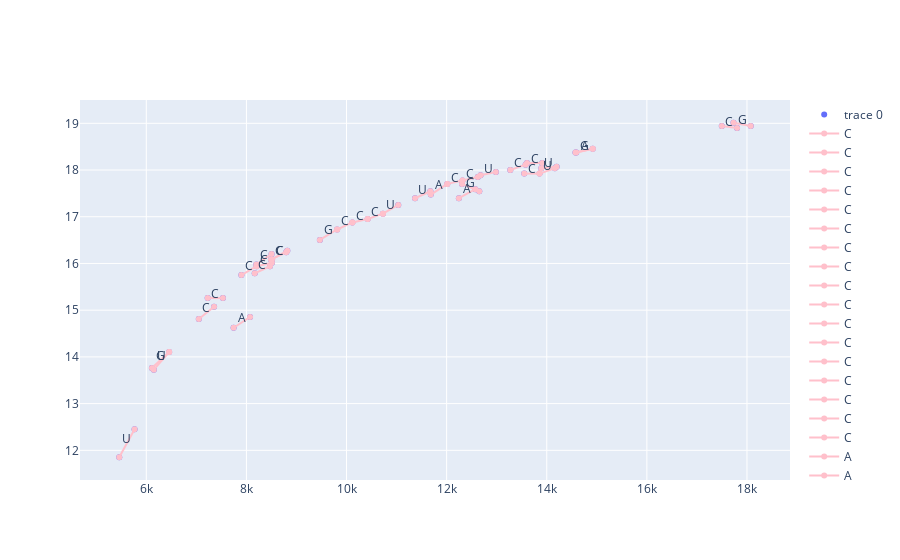
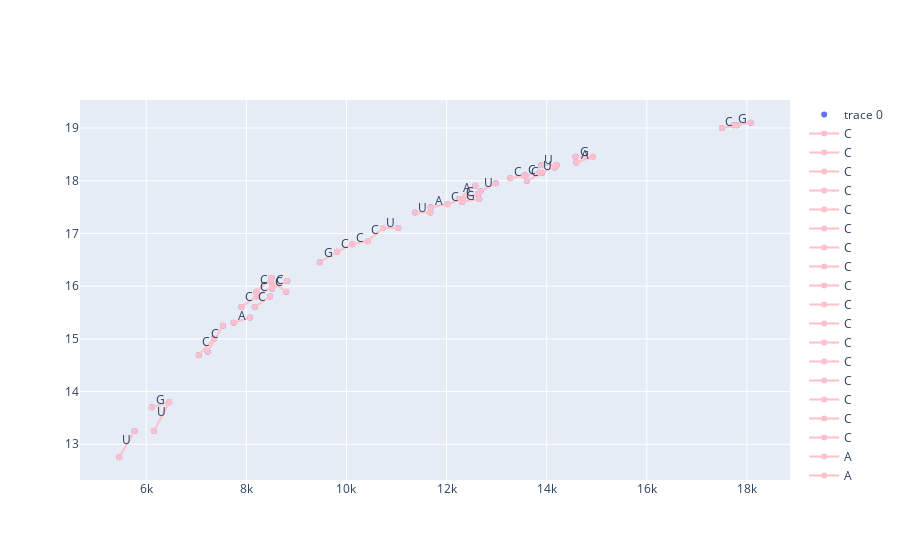

The cell these charts' notebook holds for them, in order:
### Code cell
plotly_basecalling(*bcr_l)
plotly_basecalling(*bcr_r)

### Figure 1 — Plotly figure (JSON) as saved in the notebook; plotly's stock layout.template omitted (floating-point values rounded to 4 significant figures)
{"data": [{"mode": "markers", "type": "scatter", "x": [8198.0, 7049.0, 8510.0, 5460.0, 8166.0, 5766.0, 14920.0, 6457.0, 8490.0, 8795.0, 8503.0, 14200.0, 6151.0, 7744.0, 13610.0, 7531.0, 12570.0, 14590.0, 11680.0, 12310.0, 12620.0, 8205.0, 8512.0, 10730.0, 9812.0, 8471.0, 17730.0, 7354.0, 10420.0, 13270.0, 12320.0, 13910.0, 11680.0, 11370.0, 6112.0, 12980.0, 8817.0, 7226.0, 13890.0, 13580.0, 12240.0, 9467.0, 12010.0, 14570.0, 11030.0, 12680.0, 13550.0, 12650.0, 7900.0, 17800.0, 17500.0, 10120.0, 8073.0, 13860.0, 18080.0, 14160.0], "y": [15.98, 14.81, 16.01, 11.85, 15.79, 12.45, 18.45, 14.1, 16.09, 16.24, 16.2, 18.07, 13.73, 14.62, 18.15, 15.26, 17.59, 18.38, 17.47, 17.7, 17.85, 15.94, 16.09, 17.07, 16.73, 15.94, 19.01, 15.07, 16.95, 18.0, 17.77, 18.15, 17.55, 17.4, 13.76, 17.96, 16.27, 15.26, 18.04, 18.11, 17.4, 16.5, 17.7, 18.38, 17.25, 17.89, 17.92, 17.55, 15.75, 18.9, 18.94, 16.88, 14.85, 17.92, 18.94, 18.04]}, {"line": {"color": "pink"}, "mode": "lines+markers", "name": "C", "type": "scatter", "x": [8490.0, 8795.0], "y": [16.09, 16.24]}, {"line": {"color": "pink"}, "mode": "lines+markers", "name": "C", "type": "scatter", "x": [7531.0, 7226.0], "y": [15.26, 15.26]}, {"line": {"color": "pink"}, "mode": "lines+markers", "name": "C", "type": "scatter", "x": [12620.0, 12320.0], "y": [17.85, 17.77]}, {"line": {"color": "pink"}, "mode": "lines+markers", "name": "C", "type": "scatter", "x": [8205.0, 7900.0], "y": [15.94, 15.75]}, {"line": {"color": "pink"}, "mode": "lines+markers", "name": "C", "type": "scatter", "x": [10730.0, 10420.0], "y": [17.07, 16.95]}, {"line": {"color": "pink"}, "mode": "lines+markers", "name": "C", "type": "scatter", "x": [8166.0, 8471.0], "y": [15.79, 15.94]}, {"line": {"color": "pink"}, "mode": "lines+markers", "name": "C", "type": "scatter", "x": [10420.0, 10120.0], "y": [16.95, 16.88]}, {"line": {"color": "pink"}, "mode": "lines+markers", "name": "C", "type": "scatter", "x": [12320.0, 12010.0], "y": [17.77, 17.7]}, {"line": {"color": "pink"}, "mode": "lines+markers", "name": "C", "type": "scatter", "x": [8512.0, 8817.0], "y": [16.09, 16.27]}, {"line": {"color": "pink"}, "mode": "lines+markers", "name": "C", "type": "scatter", "x": [13270.0, 13580.0], "y": [18.0, 18.11]}, {"line": {"color": "pink"}, "mode": "lines+markers", "name": "C", "type": "scatter", "x": [17800.0, 17500.0], "y": [18.9, 18.94]}, {"line": {"color": "pink"}, "mode": "lines+markers", "name": "C", "type": "scatter", "x": [9812.0, 10120.0], "y": [16.73, 16.88]}, {"line": {"color": "pink"}, "mode": "lines+markers", "name": "C", "type": "scatter", "x": [13550.0, 13860.0], "y": [17.92, 17.92]}, {"line": {"color": "pink"}, "mode": "lines+markers", "name": "C", "type": "scatter", "x": [8510.0, 8205.0], "y": [16.01, 15.94]}, {"line": {"color": "pink"}, "mode": "lines+markers", "name": "C", "type": "scatter", "x": [8198.0, 8503.0], "y": [15.98, 16.2]}, {"line": {"color": "pink"}, "mode": "lines+markers", "name": "C", "type": "scatter", "x": [7049.0, 7354.0], "y": [14.81, 15.07]}, {"line": {"color": "pink"}, "mode": "lines+markers", "name": "C", "type": "scatter", "x": [13610.0, 13910.0], "y": [18.15, 18.15]}, {"line": {"color": "pink"}, "mode": "lines+markers", "name": "A", "type": "scatter", "x": [12570.0, 12240.0], "y": [17.59, 17.4]}, {"line": {"color": "pink"}, "mode": "lines+markers", "name": "A", "type": "scatter", "x": [11680.0, 12010.0], "y": [17.47, 17.7]}, {"line": {"color": "pink"}, "mode": "lines+markers", "name": "A", "type": "scatter", "x": [7744.0, 8073.0], "y": [14.62, 14.85]}, {"line": {"color": "pink"}, "mode": "lines+markers", "name": "A", "type": "scatter", "x": [14920.0, 14590.0], "y": [18.45, 18.38]}, {"line": {"color": "pink"}, "mode": "lines+markers", "name": "G", "type": "scatter", "x": [9812.0, 9467.0], "y": [16.73, 16.5]}, {"line": {"color": "pink"}, "mode": "lines+markers", "name": "G", "type": "scatter", "x": [12310.0, 12650.0], "y": [17.7, 17.55]}, {"line": {"color": "pink"}, "mode": "lines+markers", "name": "G", "type": "scatter", "x": [17730.0, 18080.0], "y": [19.01, 18.94]}, {"line": {"color": "pink"}, "mode": "lines+markers", "name": "G", "type": "scatter", "x": [14920.0, 14570.0], "y": [18.45, 18.38]}, {"line": {"color": "pink"}, "mode": "lines+markers", "name": "G", "type": "scatter", "x": [6457.0, 6112.0], "y": [14.1, 13.76]}, {"line": {"color": "pink"}, "mode": "lines+markers", "name": "U", "type": "scatter", "x": [5460.0, 5766.0], "y": [11.85, 12.45]}, {"line": {"color": "pink"}, "mode": "lines+markers", "name": "U", "type": "scatter", "x": [12980.0, 12680.0], "y": [17.96, 17.89]}, {"line": {"color": "pink"}, "mode": "lines+markers", "name": "U", "type": "scatter", "x": [10730.0, 11030.0], "y": [17.07, 17.25]}, {"line": {"color": "pink"}, "mode": "lines+markers", "name": "U", "type": "scatter", "x": [13860.0, 14160.0], "y": [17.92, 18.04]}, {"line": {"color": "pink"}, "mode": "lines+markers", "name": "U", "type": "scatter", "x": [6457.0, 6151.0], "y": [14.1, 13.73]}, {"line": {"color": "pink"}, "mode": "lines+markers", "name": "U", "type": "scatter", "x": [14200.0, 13890.0], "y": [18.07, 18.04]}, {"line": {"color": "pink"}, "mode": "lines+markers", "name": "U", "type": "scatter", "x": [11680.0, 11370.0], "y": [17.55, 17.4]}], "layout": {"annotations": [{"arrowhead": 1, "showarrow": false, "text": "C", "x": 8643.0, "y": 16.16, "yshift": 5}, {"arrowhead": 1, "showarrow": false, "text": "C", "x": 7378.0, "y": 15.26, "yshift": 5}, {"arrowhead": 1, "showarrow": false, "text": "C", "x": 12470.0, "y": 17.81, "yshift": 5}, {"arrowhead": 1, "showarrow": false, "text": "C", "x": 8052.0, "y": 15.85, "yshift": 5}, {"arrowhead": 1, "showarrow": false, "text": "C", "x": 10570.0, "y": 17.01, "yshift": 5}, {"arrowhead": 1, "showarrow": false, "text": "C", "x": 8319.0, "y": 15.86, "yshift": 5}, {"arrowhead": 1, "showarrow": false, "text": "C", "x": 10270.0, "y": 16.91, "yshift": 5}, {"arrowhead": 1, "showarrow": false, "text": "C", "x": 12170.0, "y": 17.74, "yshift": 5}, {"arrowhead": 1, "showarrow": false, "text": "C", "x": 8665.0, "y": 16.18, "yshift": 5}, {"arrowhead": 1, "showarrow": false, "text": "C", "x": 13430.0, "y": 18.06, "yshift": 5}, {"arrowhead": 1, "showarrow": false, "text": "C", "x": 17650.0, "y": 18.92, "yshift": 5}, {"arrowhead": 1, "showarrow": false, "text": "C", "x": 9965.0, "y": 16.8, "yshift": 5}, {"arrowhead": 1, "showarrow": false, "text": "C", "x": 13700.0, "y": 17.92, "yshift": 5}, {"arrowhead": 1, "showarrow": false, "text": "C", "x": 8358.0, "y": 15.98, "yshift": 5}, {"arrowhead": 1, "showarrow": false, "text": "C", "x": 8351.0, "y": 16.09, "yshift": 5}, {"arrowhead": 1, "showarrow": false, "text": "C", "x": 7201.0, "y": 14.94, "yshift": 5}, {"arrowhead": 1, "showarrow": false, "text": "C", "x": 13760.0, "y": 18.15, "yshift": 5}, {"arrowhead": 1, "showarrow": false, "text": "A", "x": 12410.0, "y": 17.49, "yshift": 5}, {"arrowhead": 1, "showarrow": false, "text": "A", "x": 11850.0, "y": 17.59, "yshift": 5}, {"arrowhead": 1, "showarrow": false, "text": "A", "x": 7909.0, "y": 14.74, "yshift": 5}, {"arrowhead": 1, "showarrow": false, "text": "A", "x": 14750.0, "y": 18.41, "yshift": 5}, {"arrowhead": 1, "showarrow": false, "text": "G", "x": 9640.0, "y": 16.62, "yshift": 5}, {"arrowhead": 1, "showarrow": false, "text": "G", "x": 12480.0, "y": 17.62, "yshift": 5}, {"arrowhead": 1, "showarrow": false, "text": "G", "x": 17900.0, "y": 18.98, "yshift": 5}, {"arrowhead": 1, "showarrow": false, "text": "G", "x": 14750.0, "y": 18.41, "yshift": 5}, {"arrowhead": 1, "showarrow": false, "text": "G", "x": 6284.0, "y": 13.93, "yshift": 5}, {"arrowhead": 1, "showarrow": false, "text": "U", "x": 5613.0, "y": 12.15, "yshift": 5}, {"arrowhead": 1, "showarrow": false, "text": "U", "x": 12830.0, "y": 17.92, "yshift": 5}, {"arrowhead": 1, "showarrow": false, "text": "U", "x": 10880.0, "y": 17.16, "yshift": 5}, {"arrowhead": 1, "showarrow": false, "text": "U", "x": 14010.0, "y": 17.98, "yshift": 5}, {"arrowhead": 1, "showarrow": false, "text": "U", "x": 6304.0, "y": 13.91, "yshift": 5}, {"arrowhead": 1, "showarrow": false, "text": "U", "x": 14040.0, "y": 18.05, "yshift": 5}, {"arrowhead": 1, "showarrow": false, "text": "U", "x": 11520.0, "y": 17.47, "yshift": 5}]}}

### Figure 2 — Plotly figure (JSON) as saved in the notebook; plotly's stock layout.template omitted (floating-point values rounded to 4 significant figures)
{"data": [{"mode": "markers", "type": "scatter", "x": [6152.0, 13550.0, 8491.0, 14590.0, 10120.0, 12310.0, 11680.0, 13580.0, 13860.0, 13610.0, 8206.0, 7227.0, 12620.0, 11370.0, 10730.0, 12680.0, 12250.0, 12010.0, 12320.0, 13910.0, 8472.0, 7050.0, 14570.0, 5767.0, 18080.0, 14200.0, 17730.0, 13890.0, 14160.0, 5461.0, 8513.0, 6458.0, 12570.0, 7745.0, 17800.0, 6113.0, 11030.0, 8199.0, 8511.0, 8796.0, 14920.0, 12980.0, 10420.0, 7532.0, 9813.0, 8818.0, 8167.0, 11680.0, 13270.0, 7355.0, 8074.0, 12650.0, 8504.0, 17500.0, 9468.0, 7901.0], "y": [13.25, 18.1, 16.1, 18.35, 16.79, 17.6, 17.5, 18.1, 18.15, 18.0, 15.8, 14.75, 17.75, 17.4, 17.1, 17.8, 17.65, 17.55, 17.65, 18.15, 15.8, 14.7, 18.45, 13.25, 19.1, 18.3, 19.05, 18.3, 18.25, 12.75, 15.95, 13.8, 17.9, 15.3, 19.05, 13.7, 17.1, 15.89, 16.0, 15.89, 18.45, 17.95, 16.85, 15.25, 16.65, 16.1, 15.61, 17.4, 18.05, 15.0, 15.41, 17.65, 16.15, 19.0, 16.45, 15.61]}, {"line": {"color": "pink"}, "mode": "lines+markers", "name": "C", "type": "scatter", "x": [13580.0, 13270.0], "y": [18.1, 18.05]}, {"line": {"color": "pink"}, "mode": "lines+markers", "name": "C", "type": "scatter", "x": [8206.0, 7901.0], "y": [15.8, 15.61]}, {"line": {"color": "pink"}, "mode": "lines+markers", "name": "C", "type": "scatter", "x": [10730.0, 10420.0], "y": [17.1, 16.85]}, {"line": {"color": "pink"}, "mode": "lines+markers", "name": "C", "type": "scatter", "x": [12010.0, 12320.0], "y": [17.55, 17.65]}, {"line": {"color": "pink"}, "mode": "lines+markers", "name": "C", "type": "scatter", "x": [8472.0, 8167.0], "y": [15.8, 15.61]}, {"line": {"color": "pink"}, "mode": "lines+markers", "name": "C", "type": "scatter", "x": [17800.0, 17500.0], "y": [19.05, 19.0]}, {"line": {"color": "pink"}, "mode": "lines+markers", "name": "C", "type": "scatter", "x": [8206.0, 8511.0], "y": [15.8, 16.0]}, {"line": {"color": "pink"}, "mode": "lines+markers", "name": "C", "type": "scatter", "x": [8491.0, 8796.0], "y": [16.1, 15.89]}, {"line": {"color": "pink"}, "mode": "lines+markers", "name": "C", "type": "scatter", "x": [10120.0, 10420.0], "y": [16.79, 16.85]}, {"line": {"color": "pink"}, "mode": "lines+markers", "name": "C", "type": "scatter", "x": [7227.0, 7532.0], "y": [14.75, 15.25]}, {"line": {"color": "pink"}, "mode": "lines+markers", "name": "C", "type": "scatter", "x": [8513.0, 8818.0], "y": [15.95, 16.1]}, {"line": {"color": "pink"}, "mode": "lines+markers", "name": "C", "type": "scatter", "x": [7050.0, 7355.0], "y": [14.7, 15.0]}, {"line": {"color": "pink"}, "mode": "lines+markers", "name": "C", "type": "scatter", "x": [8199.0, 8504.0], "y": [15.89, 16.15]}, {"line": {"color": "pink"}, "mode": "lines+markers", "name": "C", "type": "scatter", "x": [10120.0, 9813.0], "y": [16.79, 16.65]}, {"line": {"color": "pink"}, "mode": "lines+markers", "name": "C", "type": "scatter", "x": [13550.0, 13860.0], "y": [18.1, 18.15]}, {"line": {"color": "pink"}, "mode": "lines+markers", "name": "C", "type": "scatter", "x": [12620.0, 12320.0], "y": [17.75, 17.65]}, {"line": {"color": "pink"}, "mode": "lines+markers", "name": "C", "type": "scatter", "x": [13610.0, 13910.0], "y": [18.0, 18.15]}, {"line": {"color": "pink"}, "mode": "lines+markers", "name": "A", "type": "scatter", "x": [12250.0, 12570.0], "y": [17.65, 17.9]}, {"line": {"color": "pink"}, "mode": "lines+markers", "name": "A", "type": "scatter", "x": [14590.0, 14920.0], "y": [18.35, 18.45]}, {"line": {"color": "pink"}, "mode": "lines+markers", "name": "A", "type": "scatter", "x": [7745.0, 8074.0], "y": [15.3, 15.41]}, {"line": {"color": "pink"}, "mode": "lines+markers", "name": "A", "type": "scatter", "x": [11680.0, 12010.0], "y": [17.5, 17.55]}, {"line": {"color": "pink"}, "mode": "lines+markers", "name": "G", "type": "scatter", "x": [18080.0, 17730.0], "y": [19.1, 19.05]}, {"line": {"color": "pink"}, "mode": "lines+markers", "name": "G", "type": "scatter", "x": [6458.0, 6113.0], "y": [13.8, 13.7]}, {"line": {"color": "pink"}, "mode": "lines+markers", "name": "G", "type": "scatter", "x": [14570.0, 14920.0], "y": [18.45, 18.45]}, {"line": {"color": "pink"}, "mode": "lines+markers", "name": "G", "type": "scatter", "x": [9813.0, 9468.0], "y": [16.65, 16.45]}, {"line": {"color": "pink"}, "mode": "lines+markers", "name": "G", "type": "scatter", "x": [12310.0, 12650.0], "y": [17.6, 17.65]}, {"line": {"color": "pink"}, "mode": "lines+markers", "name": "U", "type": "scatter", "x": [5767.0, 5461.0], "y": [13.25, 12.75]}, {"line": {"color": "pink"}, "mode": "lines+markers", "name": "U", "type": "scatter", "x": [14200.0, 13890.0], "y": [18.3, 18.3]}, {"line": {"color": "pink"}, "mode": "lines+markers", "name": "U", "type": "scatter", "x": [13860.0, 14160.0], "y": [18.15, 18.25]}, {"line": {"color": "pink"}, "mode": "lines+markers", "name": "U", "type": "scatter", "x": [6152.0, 6458.0], "y": [13.25, 13.8]}, {"line": {"color": "pink"}, "mode": "lines+markers", "name": "U", "type": "scatter", "x": [10730.0, 11030.0], "y": [17.1, 17.1]}, {"line": {"color": "pink"}, "mode": "lines+markers", "name": "U", "type": "scatter", "x": [12680.0, 12980.0], "y": [17.8, 17.95]}, {"line": {"color": "pink"}, "mode": "lines+markers", "name": "U", "type": "scatter", "x": [11370.0, 11680.0], "y": [17.4, 17.4]}], "layout": {"annotations": [{"arrowhead": 1, "showarrow": false, "text": "C", "x": 13430.0, "y": 18.07, "yshift": 5}, {"arrowhead": 1, "showarrow": false, "text": "C", "x": 8053.0, "y": 15.7, "yshift": 5}, {"arrowhead": 1, "showarrow": false, "text": "C", "x": 10580.0, "y": 16.98, "yshift": 5}, {"arrowhead": 1, "showarrow": false, "text": "C", "x": 12170.0, "y": 17.6, "yshift": 5}, {"arrowhead": 1, "showarrow": false, "text": "C", "x": 8320.0, "y": 15.7, "yshift": 5}, {"arrowhead": 1, "showarrow": false, "text": "C", "x": 17650.0, "y": 19.03, "yshift": 5}, {"arrowhead": 1, "showarrow": false, "text": "C", "x": 8359.0, "y": 15.9, "yshift": 5}, {"arrowhead": 1, "showarrow": false, "text": "C", "x": 8644.0, "y": 16.0, "yshift": 5}, {"arrowhead": 1, "showarrow": false, "text": "C", "x": 10270.0, "y": 16.82, "yshift": 5}, {"arrowhead": 1, "showarrow": false, "text": "C", "x": 7379.0, "y": 15.0, "yshift": 5}, {"arrowhead": 1, "showarrow": false, "text": "C", "x": 8666.0, "y": 16.02, "yshift": 5}, {"arrowhead": 1, "showarrow": false, "text": "C", "x": 7202.0, "y": 14.85, "yshift": 5}, {"arrowhead": 1, "showarrow": false, "text": "C", "x": 8352.0, "y": 16.02, "yshift": 5}, {"arrowhead": 1, "showarrow": false, "text": "C", "x": 9966.0, "y": 16.72, "yshift": 5}, {"arrowhead": 1, "showarrow": false, "text": "C", "x": 13700.0, "y": 18.13, "yshift": 5}, {"arrowhead": 1, "showarrow": false, "text": "C", "x": 12470.0, "y": 17.7, "yshift": 5}, {"arrowhead": 1, "showarrow": false, "text": "C", "x": 13760.0, "y": 18.07, "yshift": 5}, {"arrowhead": 1, "showarrow": false, "text": "A", "x": 12410.0, "y": 17.78, "yshift": 5}, {"arrowhead": 1, "showarrow": false, "text": "A", "x": 14760.0, "y": 18.4, "yshift": 5}, {"arrowhead": 1, "showarrow": false, "text": "A", "x": 7910.0, "y": 15.35, "yshift": 5}, {"arrowhead": 1, "showarrow": false, "text": "A", "x": 11850.0, "y": 17.53, "yshift": 5}, {"arrowhead": 1, "showarrow": false, "text": "G", "x": 17900.0, "y": 19.08, "yshift": 5}, {"arrowhead": 1, "showarrow": false, "text": "G", "x": 6285.0, "y": 13.75, "yshift": 5}, {"arrowhead": 1, "showarrow": false, "text": "G", "x": 14750.0, "y": 18.45, "yshift": 5}, {"arrowhead": 1, "showarrow": false, "text": "G", "x": 9641.0, "y": 16.55, "yshift": 5}, {"arrowhead": 1, "showarrow": false, "text": "G", "x": 12480.0, "y": 17.62, "yshift": 5}, {"arrowhead": 1, "showarrow": false, "text": "U", "x": 5614.0, "y": 13.0, "yshift": 5}, {"arrowhead": 1, "showarrow": false, "text": "U", "x": 14050.0, "y": 18.3, "yshift": 5}, {"arrowhead": 1, "showarrow": false, "text": "U", "x": 14010.0, "y": 18.2, "yshift": 5}, {"arrowhead": 1, "showarrow": false, "text": "U", "x": 6305.0, "y": 13.53, "yshift": 5}, {"arrowhead": 1, "showarrow": false, "text": "U", "x": 10880.0, "y": 17.1, "yshift": 5}, {"arrowhead": 1, "showarrow": false, "text": "U", "x": 12830.0, "y": 17.88, "yshift": 5}, {"arrowhead": 1, "showarrow": false, "text": "U", "x": 11520.0, "y": 17.4, "yshift": 5}]}}
